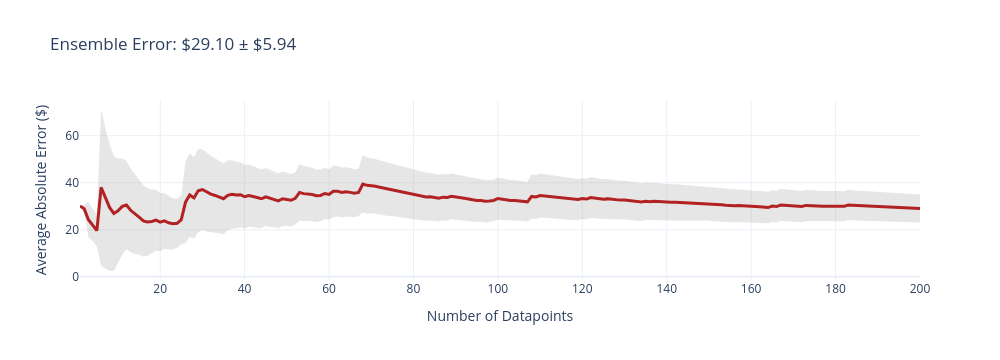
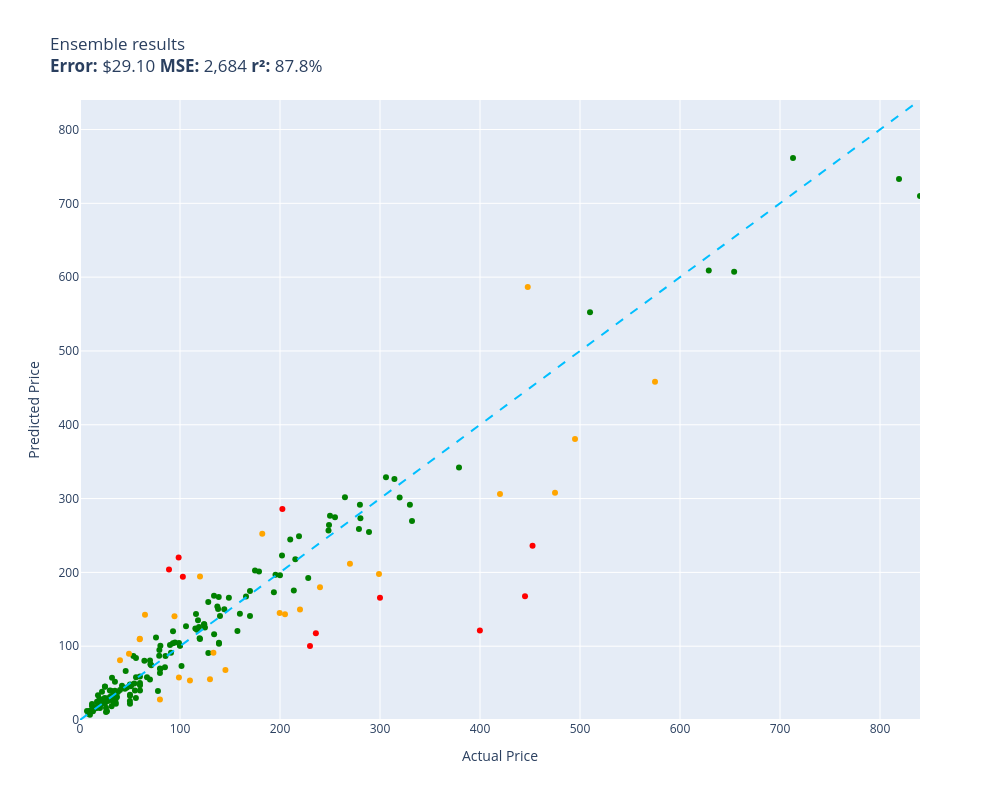

The cell these charts' notebook holds for them, in order:
### Code cell
evaluate(ensemble, test)

### Figure 1 — Plotly figure (JSON) as saved in the notebook; plotly's stock layout.template omitted (floating-point values rounded to 4 significant figures; data arrays with more than 128 entries replaced by an {"elided": "..."} marker saying what was removed)
{"data": [{"fill": "toself", "fillcolor": "rgba(128,128,128,0.2)", "hoverinfo": "skip", "line": {"color": "rgba(255,255,255,0)"}, "name": "95% CI", "showlegend": false, "type": "scatter", "x": {"elided": "400 int values"}, "y": {"elided": "400 float values"}}, {"customdata": {"elided": "200x1 float values"}, "hovertemplate": "n=%{x}<br>Avg Error=$%{y:,.2f}<br>±95% CI=$%{customdata[0]:,.2f}<extra></extra>", "line": {"color": "firebrick", "width": 3}, "mode": "lines", "name": "Cumulative Avg Error", "type": "scatter", "x": {"elided": "200 int values"}, "y": {"elided": "200 float values"}}], "layout": {"height": 360, "showlegend": false, "title": {"text": "Ensemble Error: $29.10 ± $5.94"}, "width": 1000, "xaxis": {"title": {"text": "Number of Datapoints"}}, "yaxis": {"title": {"text": "Average Absolute Error ($)"}}}}

### Figure 2 — Plotly figure (JSON) as saved in the notebook; plotly's stock layout.template omitted (floating-point values rounded to 4 significant figures; data arrays with more than 128 entries replaced by an {"elided": "..."} marker saying what was removed)
{"data": [{"customdata": {"elided": "165x1 str values"}, "hovertemplate": "%{customdata[0]}<extra></extra>", "legendgroup": "green", "marker": {"color": "green", "size": 6, "symbol": "circle"}, "mode": "markers", "name": "green", "orientation": "v", "showlegend": true, "type": "scatter", "x": {"elided": "165 float values"}, "xaxis": "x", "y": {"elided": "165 float values"}, "yaxis": "y"}, {"customdata": [["RBC12-UPC Replacement Battery Cartridge ...\nGuess=$100.19 Actual=$229.99"], ["DEWALT 20V MAX* XR Impact Driver with Bl...\nGuess=$236.20 Actual=$452.53"], ["Aolemi Oil Rubbed Bronze Single Function...\nGuess=$220.25 Actual=$98.65"], ["Evan-Fischer Front Bumper Cover Compatib...\nGuess=$285.97 Actual=$202.38"], ["Sumerain S1339CM Double Handle Widesprea...\nGuess=$117.60 Actual=$235.86"], ["Lighted Triangle Mirror Cabinet Bathroom...\nGuess=$167.69 Actual=$445.00"], ["Canon Sure Shot 90u 35mm Date Camera\nGuess=$121.16 Actual=$399.89"], ["GENUINE VOLVO THERMOSTAT (3.0, 3.2) S60 ...\nGuess=$194.04 Actual=$102.85"], ["CradlePoint Compact Broadband Router (CB...\nGuess=$203.93 Actual=$89.00"], ["HP Laserjet 2100 Laser Printer W/Test Pr...\nGuess=$165.75 Actual=$299.98"]], "hovertemplate": "%{customdata[0]}<extra></extra>", "legendgroup": "red", "marker": {"color": "red", "size": 6, "symbol": "circle"}, "mode": "markers", "name": "red", "orientation": "v", "showlegend": true, "type": "scatter", "x": [230.0, 452.5, 98.65, 202.4, 235.9, 445.0, 399.9, 102.8, 89.0, 300.0], "xaxis": "x", "y": [100.2, 236.2, 220.3, 286.0, 117.6, 167.7, 121.2, 194.0, 203.9, 165.8], "yaxis": "y"}, {"customdata": [["Mini PC, Kinupute Desktop Computer E3-12...\nGuess=$380.71 Actual=$495.00"], ["Clementoni 39132.5 Jigsaw Puzzle 1,000 P...\nGuess=$27.92 Actual=$79.95"], ["Evergreen HSHB2005 Cylinder Head Gasket ...\nGuess=$109.56 Actual=$59.69"], ["JRready ST6313 DT Deutsch Connector Kit,...\nGuess=$144.88 Actual=$199.68"], ["Dakota Alert MURS Alert Probe Sensor - M...\nGuess=$149.84 Actual=$219.99"], ["Wenger City Upgrade Laptop Backpack with...\nGuess=$67.57 Actual=$145.42"], ["3D Tree Hole Branches 075 Stair Risers D...\nGuess=$55.29 Actual=$129.99"], ["KOHLER 18865-CP Filtered Water Faucet, P...\nGuess=$307.92 Actual=$475.00"], ["MC: Pindicator (Dual Intensity Amber)\nGuess=$80.85 Actual=$40.00"], ["Western Digital Enterprise RE4-GP 2TB SA...\nGuess=$53.50 Actual=$109.95"], ["VLAND LED Smoked Taillights Compatible F...\nGuess=$179.87 Actual=$239.99"], ["Marvel Legends Series X-Men 6-Inch Archa...\nGuess=$57.50 Actual=$98.95"], ["ANZO USA 111207 GMC SIERRA 99-06 / YUKON...\nGuess=$252.48 Actual=$182.28"], ["EMART Photography C Stand with Boom Arm,...\nGuess=$194.55 Actual=$119.99"], ["Aeromotive 13304 Regulator, X1 Adjustabl...\nGuess=$211.56 Actual=$269.95"], ["Walker Exhaust Ultra EPA 16478 Direct Fi...\nGuess=$458.40 Actual=$574.99"], ["Mikrotik RB3011UIAS-RM RouterBOARD 10xGi...\nGuess=$197.71 Actual=$299.00"], ["Hp Pavilion P7-1257c Motherboard Aahd3-h...\nGuess=$110.22 Actual=$59.86"], ["UPR Mach 1 Chin Spoiler Fits 94-98 Musta...\nGuess=$142.76 Actual=$64.99"], ["SP Air Corporation SP-8102BU 1/4-Inch He...\nGuess=$143.44 Actual=$204.99"], ["A-Premium Front Suspension Steering Knuc...\nGuess=$89.60 Actual=$48.99"], ["Steering Wheel, Carbon Fiber Automotive ...\nGuess=$586.64 Actual=$447.74"], ["Pacific Drums PDCM1618TTRB 16 x 18 Inche...\nGuess=$306.19 Actual=$419.99"], ["Intex River Run Connect Lounge (Four)\nGuess=$140.45 Actual=$94.49"], ["Targus CityGear Durable Backpack, Black,...\nGuess=$91.01 Actual=$133.43"]], "hovertemplate": "%{customdata[0]}<extra></extra>", "legendgroup": "orange", "marker": {"color": "orange", "size": 6, "symbol": "circle"}, "mode": "markers", "name": "orange", "orientation": "v", "showlegend": true, "type": "scatter", "x": [495.0, 79.95, 59.69, 199.7, 220.0, 145.4, 130.0, 475.0, 40.0, 110.0, 240.0, 98.95, 182.3, 120.0, 269.9, 575.0, 299.0, 59.86, 64.99, 205.0, 48.99, 447.7, 420.0, 94.49, 133.4], "xaxis": "x", "y": [380.7, 27.92, 109.6, 144.9, 149.8, 67.57, 55.29, 307.9, 80.85, 53.5, 179.9, 57.5, 252.5, 194.6, 211.6, 458.4, 197.7, 110.2, 142.8, 143.4, 89.6, 586.6, 306.2, 140.5, 91.01], "yaxis": "y"}, {"hoverinfo": "skip", "line": {"color": "deepskyblue", "dash": "dash", "width": 2}, "mode": "lines", "name": "y = x", "showlegend": false, "type": "scatter", "x": [0, 840.0], "y": [0, 840.0]}], "layout": {"height": 800, "legend": {"title": {"text": "color"}, "tracegroupgap": 0}, "showlegend": false, "title": {"text": "Ensemble results<br><b>Error:</b> $29.10 <b>MSE:</b> 2,684 <b>r²:</b> 87.8%"}, "width": 1000, "xaxis": {"anchor": "y", "domain": [0, 1], "range": [0, 840.0], "title": {"text": "Actual Price"}}, "yaxis": {"anchor": "x", "domain": [0, 1], "range": [0, 840.0], "title": {"text": "Predicted Price"}}}}
